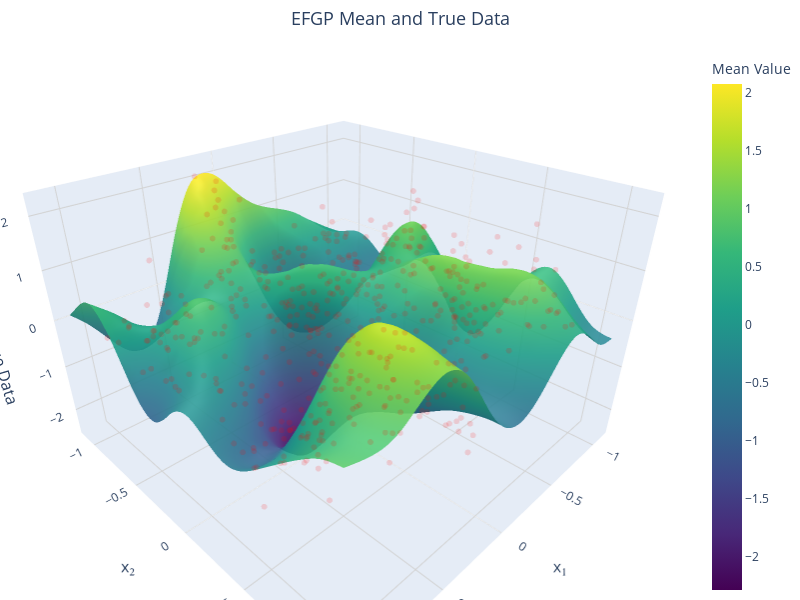

Source (notebook cell):
### Code cell
# add plot of fit and true function

if d == 2:

    import plotly.graph_objects as go
    import numpy as np
    from scipy.interpolate import griddata

    # --- Prepare Data for Plotting ---
    # Extract x1, x2 coordinates and mean values from tensors
    x1 = x_new[:, 0].cpu().numpy()
    x2 = x_new[:, 1].cpu().numpy()
    mean_values = mean.cpu().numpy()

    # Create a grid for the surface plot
    x1_grid = np.linspace(x1.min(), x1.max(), 100)
    x2_grid = np.linspace(x2.min(), x2.max(), 100)
    X1, X2 = np.meshgrid(x1_grid, x2_grid)

    # Interpolate mean values onto the grid for smooth surface visualization
    mean_surface = griddata(
        points=(x1, x2), 
        values=mean_values, 
        xi=(X1, X2), 
        method='cubic'
    )

    # --- Create Interactive 3D Plot ---
    fig = go.Figure()

    # Add the mean surface with transparency
    fig.add_trace(go.Surface(
        z=mean_surface,
        x=X1,
        y=X2,
        colorscale='Viridis',
        opacity=0.9,  # Increased opacity for better visibility
        name='EFGP Mean',
        colorbar=dict(
            title=dict(
                text="Mean Value",
                font=dict(size=14)
            ),
            tickfont=dict(size=12)
        )
    ))

    # Add scatter points for the true data with much higher transparency
    # Sample only a subset of points to reduce clutter
    sample_size = min(500, len(x))  # Limit to 500 points max
    indices = np.random.choice(len(x), sample_size, replace=False)
    
    fig.add_trace(go.Scatter3d(
        x=x[indices, 0].cpu().numpy(),
        y=x[indices, 1].cpu().numpy(),
        z=y[indices].cpu().numpy(),
        mode='markers',
        marker=dict(
            size=2,  # Even smaller scatter points
            color='red',
            opacity=0.15,  # Much higher transparency
            symbol='circle'
        ),
        name='True Data (Sample)'
    ))

    # --- Update Layout for Better Visualization ---
    fig.update_layout(
        scene=dict(
            aspectmode='manual',
            aspectratio=dict(x=1.5, y=1.5, z=1), # Make x and y dimensions wider relative to z
            xaxis=dict(
                title=dict(
                    text='x₁',
                    font=dict(size=16)
                ),
                tickfont=dict(size=12),
                showgrid=True,
                gridcolor='lightgray'
            ),
            yaxis=dict(
                title=dict(
                    text='x₂',
                    font=dict(size=16)
                ),
                tickfont=dict(size=12),
                showgrid=True,
                gridcolor='lightgray'
            ),
            zaxis=dict(
                title=dict(
                    text='Mean/True Data',
                    font=dict(size=16)
                ),
                tickfont=dict(size=12),
                showgrid=True,
                gridcolor='lightgray'
            ),
            camera=dict(
                eye=dict(x=1.5, y=1.5, z=1.2)  # Adjusted camera angle for better view
            )
        ),
        title=dict(
            text='EFGP Mean and True Data',
            font=dict(size=18),
            x=0.5,  # Center the title
            xanchor='center'
        ),
        legend=dict(
            x=0.8,
            y=0.9,
            font=dict(size=12),
            bgcolor='rgba(255, 255, 255, 0.8)',  # Add a semi-transparent background
            bordercolor='black',
            borderwidth=1
        ),
        margin=dict(l=0, r=0, t=50, b=0),  # Reduce margins for a cleaner look
        width=800,  # Increase figure width
        height=600   # Increase figure height
    )

    # Display the plot
    fig.show()

### Figure 1 — Plotly figure (JSON) as saved in the notebook; plotly's stock layout.template omitted (floating-point values rounded to 4 significant figures; data arrays with more than 128 entries replaced by an {"elided": "..."} marker saying what was removed)
{"data": [{"colorbar": {"tickfont": {"size": 12}, "title": {"font": {"size": 14}, "text": "Mean Value"}}, "colorscale": [[0, "#440154"], [0.1111, "#482878"], [0.2222, "#3e4989"], [0.3333, "#31688e"], [0.4444, "#26828e"], [0.5556, "#1f9e89"], [0.6667, "#35b779"], [0.7778, "#6ece58"], [0.8889, "#b5de2b"], [1, "#fde725"]], "name": "EFGP Mean", "opacity": 0.9, "type": "surface", "x": {"elided": "100x100 float values"}, "y": {"elided": "100x100 float values"}, "z": {"elided": "100x100 float values"}}, {"marker": {"color": "red", "opacity": 0.15, "size": 2, "symbol": "circle"}, "mode": "markers", "name": "True Data (Sample)", "type": "scatter3d", "x": {"elided": "500 float values"}, "y": {"elided": "500 float values"}, "z": {"elided": "500 float values"}}], "layout": {"height": 600, "legend": {"bgcolor": "rgba(255, 255, 255, 0.8)", "bordercolor": "black", "borderwidth": 1, "font": {"size": 12}, "x": 0.8, "y": 0.9}, "margin": {"b": 0, "l": 0, "r": 0, "t": 50}, "scene": {"aspectmode": "manual", "aspectratio": {"x": 1.5, "y": 1.5, "z": 1}, "camera": {"eye": {"x": 1.5, "y": 1.5, "z": 1.2}}, "xaxis": {"gridcolor": "lightgray", "showgrid": true, "tickfont": {"size": 12}, "title": {"font": {"size": 16}, "text": "x₁"}}, "yaxis": {"gridcolor": "lightgray", "showgrid": true, "tickfont": {"size": 12}, "title": {"font": {"size": 16}, "text": "x₂"}}, "zaxis": {"gridcolor": "lightgray", "showgrid": true, "tickfont": {"size": 12}, "title": {"font": {"size": 16}, "text": "Mean/True Data"}}}, "title": {"font": {"size": 18}, "text": "EFGP Mean and True Data", "x": 0.5, "xanchor": "center"}, "width": 800}}
